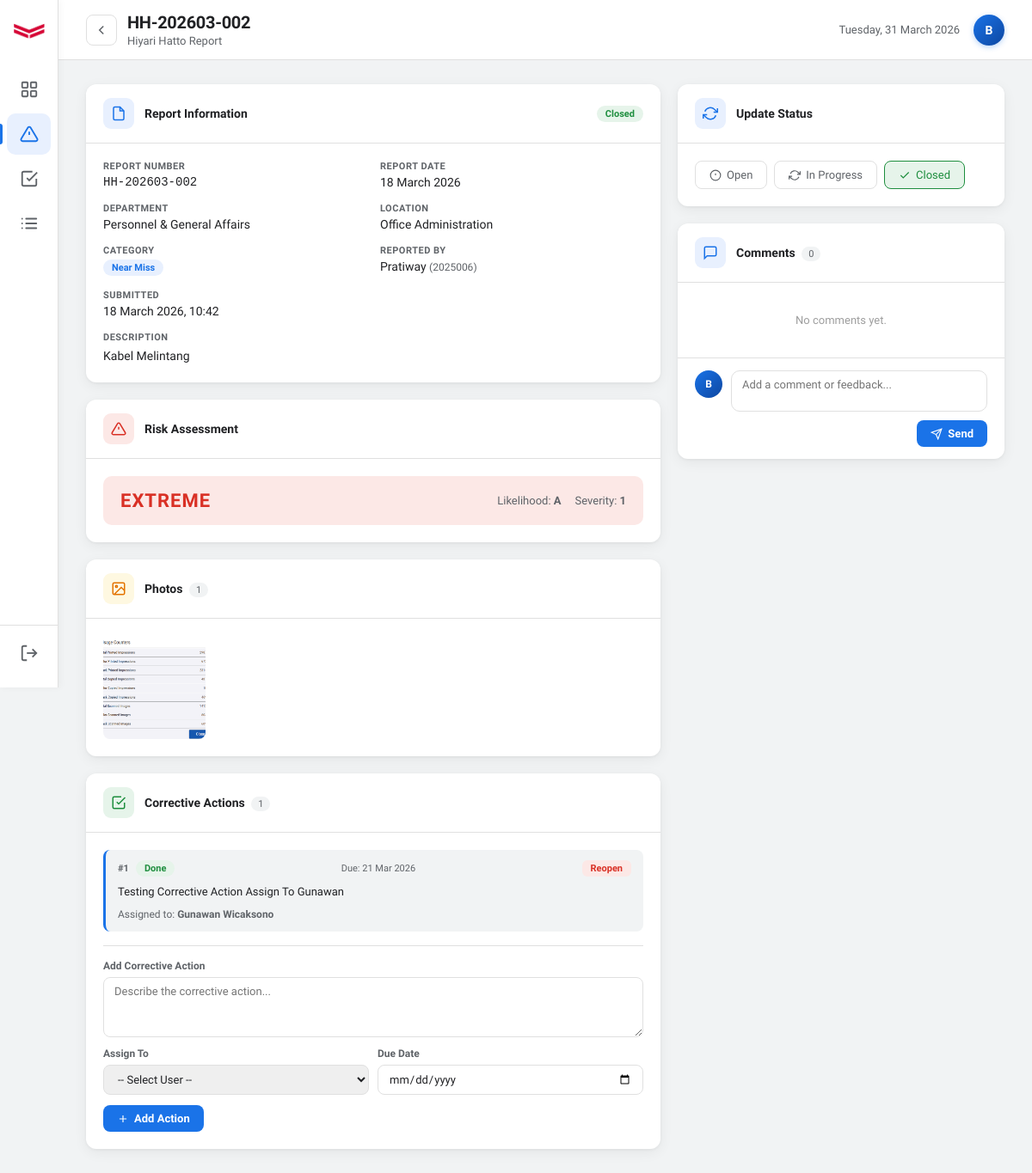
The page /hiyari/view?id=3 (signed in) on the database its author committed.
### tables this page shows
CREATE TABLE `hiyari_reports` (
  `id` int(11) NOT NULL,
  `report_number` varchar(20) NOT NULL,
  `report_date` date NOT NULL,
  `department_id` int(11) DEFAULT NULL,
  `location_id` int(11) DEFAULT NULL,
  `category` enum('unsafe_action','unsafe_condition','near_miss') DEFAULT NULL,
  `description` text DEFAULT NULL,
  `likelihood` varchar(1) DEFAULT NULL COMMENT 'A=Almost Certain B=Likely C=Moderate D=Unlikely E=Rare',
  `severity` tinyint(4) DEFAULT NULL COMMENT '1=Insignificant 2=Minor 3=Moderate 4=Major 5=Catastrophic',
  `risk_level` enum('low','medium','high','extreme') DEFAULT NULL,
  `status` enum('open','in_progress','closed') NOT NULL DEFAULT 'open',
  `created_by` int(11) DEFAULT NULL,
  `created_at` datetime NOT NULL DEFAULT current_timestamp(),
  `updated_at` datetime DEFAULT NULL ON UPDATE current_timestamp()
);

CREATE TABLE `departments` (
  `id` int(11) NOT NULL,
  `code` varchar(10) NOT NULL,
  `name` varchar(100) NOT NULL,
  `head_id` int(11) DEFAULT NULL,
  `description` text DEFAULT NULL,
  `is_active` tinyint(1) NOT NULL DEFAULT 1,
  `created_at` datetime NOT NULL DEFAULT current_timestamp(),
  `updated_at` datetime NOT NULL DEFAULT current_timestamp() ON UPDATE current_timestamp()
);

CREATE TABLE `locations` (
  `id` int(11) NOT NULL,
  `code` varchar(10) NOT NULL,
  `name` varchar(100) NOT NULL,
  `description` text DEFAULT NULL,
  `is_active` tinyint(1) NOT NULL DEFAULT 1,
  `created_at` datetime NOT NULL DEFAULT current_timestamp(),
  `updated_at` datetime NOT NULL DEFAULT current_timestamp() ON UPDATE current_timestamp()
);

CREATE TABLE `users` (
  `id` int(11) NOT NULL,
  `employee_id` varchar(20) NOT NULL,
  `name` varchar(100) NOT NULL,
  `email` varchar(100) NOT NULL,
  `password` varchar(255) NOT NULL,
  `department_id` int(11) DEFAULT NULL,
  `role` tinyint(1) NOT NULL DEFAULT 3,
  `reset_token` varchar(100) DEFAULT NULL,
  `reset_expires` datetime DEFAULT NULL,
  `is_active` tinyint(1) NOT NULL DEFAULT 1,
  `created_at` datetime NOT NULL DEFAULT current_timestamp(),
  `updated_at` datetime DEFAULT NULL ON UPDATE current_timestamp()
);

CREATE TABLE `hiyari_report_photos` (
  `id` int(11) NOT NULL,
  `report_id` int(11) NOT NULL,
  `file_path` varchar(255) NOT NULL,
  `uploaded_by` int(11) NOT NULL,
  `created_at` datetime NOT NULL DEFAULT current_timestamp()
);

CREATE TABLE `corrective_actions` (
  `id` int(11) NOT NULL,
  `report_id` int(11) NOT NULL,
  `action_desc` varchar(255) NOT NULL,
  `pic_user_id` int(11) DEFAULT NULL,
  `due_date` date DEFAULT NULL,
  `status` enum('open','progress','done') NOT NULL DEFAULT 'open',
  `created_at` datetime NOT NULL DEFAULT current_timestamp(),
  `updated_at` datetime NOT NULL DEFAULT current_timestamp() ON UPDATE current_timestamp()
);

### hiyari/view.php (the view, shortened to what the rows shown need)
<?php
require_once '../config/db.php';
$id   = (int)($_GET['id'] ?? 0);
$role = (int)$_SESSION['role'];
$uid  = (int)$_SESSION['user_id'];
$stmt = $pdo->prepare("
    SELECT r.*,
           d.name AS dept_name,
           l.name AS loc_name,
           u.name AS reporter_name,
           u.employee_id AS reporter_emp_id
    FROM hiyari_reports r
    LEFT JOIN departments d ON r.department_id = d.id
    LEFT JOIN locations   l ON r.location_id   = l.id
    LEFT JOIN users       u ON r.created_by    = u.id
    WHERE r.id = :id
");
$stmt->execute([':id' => $id]);
$report = $stmt->fetch();
$is_admin    = $role <= 2;
$photos = $pdo->prepare("SELECT * FROM hiyari_report_photos WHERE report_id = :id ORDER BY created_at");
$photos->execute([':id' => $id]);
$photos = $photos->fetchAll();
$comments = $pdo->prepare("
    SELECT c.*, u.name AS commenter_name, u.role AS commenter_role, u.employee_id AS commenter_emp_id
    FROM hiyari_report_comments c
    LEFT JOIN users u ON c.user_id = u.id
    WHERE c.report_id = :id
    ORDER BY c.created_at ASC
");
$comments->execute([':id' => $id]);
$comments = $comments->fetchAll();
$actions = $pdo->prepare("
    SELECT ca.*, u.name AS assigned_name,
           ca.action_desc AS description,
           ca.pic_user_id AS assigned_to
    FROM corrective_actions ca
    LEFT JOIN users u ON ca.pic_user_id = u.id
    WHERE ca.report_id = :id
    ORDER BY ca.created_at ASC
");
$actions->execute([':id' => $id]);
$actions = $actions->fetchAll();
$cat_labels = [
    'near_miss'        => 'Near Miss',
    'unsafe_act'       => 'Unsafe Act',
    'unsafe_condition' => 'Unsafe Condition',
];
$status_labels = ['open' => 'Open', 'in_progress' => 'In Progress', 'closed' => 'Closed'];
$status_badges = ['open' => 'badge--open', 'in_progress' => 'badge--progress', 'closed' => 'badge--closed'];
?>
<!DOCTYPE html>
<html lang="en">
<head>
  <link rel="stylesheet" href="../assets/dashboard.css"/>
  <link rel="stylesheet" href="../assets/view.css"/>
</head>
<body>
  <main class="main">
    <header class="topbar">
      <div class="topbar__left">
        <div>
          <h1 class="topbar__title"><?php echo htmlspecialchars($report['report_number']); ?></h1>
          <p class="topbar__sub">Hiyari Hatto Report</p>
        </div>
      </div>
    </header>
    <div class="content">
      <div class="view-layout">
        <div class="view-left">
          <div class="view-card">
            <div class="view-card__header">
              <div class="view-card__icon view-card__icon--blue">
                <svg viewBox="0 0 24 24" fill="none" stroke="currentColor" stroke-width="2" width="18" height="18">
                  <path d="M14 2H6a2 2 0 0 0-2 2v16a2 2 0 0 0 2 2h12a2 2 0 0 0 2-2V8z"/>
                  <polyline points="14 2 14 8 20 8"/>
                </svg>
              </div>
              <h2 class="view-card__title">Report Information</h2>
              <span class="badge <?php echo $status_badges[$report['status']] ?? ''; ?> ms-auto">
                <?php echo $status_labels[$report['status']] ?? ucfirst($report['status']); ?>
              </span>
            </div>
            <div class="view-card__body">
              <div class="info-grid">
                <div class="info-item">
                  <span class="info-label">Report Number</span>
                  <span class="info-value report-num"><?php echo htmlspecialchars($report['report_number']); ?></span>
                </div>
                <div class="info-item">
                  <span class="info-label">Report Date</span>
                  <span class="info-value"><?php echo date('d F Y', strtotime($report['report_date'])); ?></span>
                </div>
                <div class="info-item">
                  <span class="info-label">Department</span>
                  <span class="info-value"><?php echo htmlspecialchars($report['dept_name'] ?? '—'); ?></span>
                </div>
                <div class="info-item">
                  <span class="info-label">Location</span>
                  <span class="info-value"><?php echo htmlspecialchars($report['loc_name'] ?? '—'); ?></span>
                </div>
                <div class="info-item">
                  <span class="info-value">
                    <span class="badge badge--<?php echo $report['category']; ?>">
                      <?php echo $cat_labels[$report['category']] ?? $report['category']; ?>
                    </span>
                  </span>
                </div>
                <div class="info-item">
                  <span class="info-label">Reported By</span>
                  <span class="info-value"><?php echo htmlspecialchars($report['reporter_name'] ?? '—'); ?> <span style="color:var(--text-secondary);font-size:12px">(<?php echo htmlspecialchars($report['reporter_emp_id'] ?? ''); ?>)</span></span>
                </div>
                <div class="info-item">
                  <span class="info-label">Submitted</span>
                  <span class="info-value"><?php echo date('d F Y, H:i', strtotime($report['created_at'])); ?></span>
                </div>
              </div>
              <div class="info-item info-item--full">
                <span class="info-label">Description</span>
                <p class="info-desc"><?php echo nl2br(htmlspecialchars($report['description'])); ?></p>
              </div>
            </div>
          </div>
          <div class="view-card">
            <div class="view-card__header">
              <h2 class="view-card__title">Risk Assessment</h2>
            </div>
            <div class="view-card__body">
              <div class="risk-display risk-display--<?php echo $report['risk_level']; ?>">
                <div class="risk-display__level"><?php echo strtoupper($report['risk_level']); ?></div>
                <div class="risk-display__meta">
                  <span>Likelihood: <strong><?php echo $report['likelihood'] ?? '—'; ?></strong></span>
                  <span>Severity: <strong><?php echo $report['severity'] ?? '—'; ?></strong></span>
                </div>
              </div>
            </div>
          </div>
          <?php if (!empty($photos)): ?>
          <div class="view-card">
            <div class="view-card__header">
              <h2 class="view-card__title">Photos <span class="table-count"><?php echo count($photos); ?></span></h2>
            </div>
            <div class="view-card__body">
              <div class="photo-grid">
                <?php foreach ($photos as $p): ?>
                <a href="../<?php echo htmlspecialchars($p['file_path']); ?>" target="_blank" class="photo-thumb-link">
                  <img src="../<?php echo htmlspecialchars($p['file_path']); ?>" alt="Photo" class="photo-thumb-img"/>
                </a>
                <?php endforeach; ?>
              </div>
            </div>
          </div>
          <?php endif; ?>
          <div class="view-card">
            <div class="view-card__header">
              <h2 class="view-card__title">Corrective Actions <span class="table-count"><?php echo count($actions); ?></span></h2>
            </div>
            <div class="view-card__body">
              <?php if (empty($actions)): ?>
              <p class="empty-text">No corrective actions yet.</p>
              <?php else: ?>
              <div class="actions-list">
                <?php foreach ($actions as $a): ?>
                <div class="action-item">
                  <div class="action-item__header">
                    <span class="action-item__num">#<?php echo $loop ?? ($loop = 1); $loop++; ?></span>
                    <span class="badge <?php echo $a['status'] === 'done' ? 'badge--closed' : ($a['status'] === 'progress' ? 'badge--progress' : 'badge--open'); ?>">
                      <?php echo $a['status'] === 'done' ? 'Done' : ($a['status'] === 'progress' ? 'In Progress' : 'Pending'); ?>
                    </span>
                    <?php if ($a['due_date']): ?>
                    <span class="action-item__due">Due: <?php echo date('d M Y', strtotime($a['due_date'])); ?></span>
                    <?php endif; ?>
                    <?php
                    $can_update_action = $is_admin || (int)$a['assigned_to'] === $uid;
                    ?>
                    <?php if ($can_update_action): ?>
                    <div class="action-item__btns">
                      <?php if ($a['status'] === 'done' && $is_admin): ?>
                      <a href="action_update?id=<?php echo $a['id']; ?>&report_id=<?php echo $id; ?>&status=open"
                        class="action-status-btn action-status-btn--reopen"
                        onclick="return confirm('Reopen this action?')">
                        Reopen
                      </a>
                      <?php endif; ?>
                    </div>
                    <?php endif; ?>
                  </div>
                  <p class="action-item__desc"><?php echo nl2br(htmlspecialchars($a['description'])); ?></p>
                  <?php if ($a['assigned_name']): ?>
                  <span class="action-item__assign">Assigned to: <strong><?php echo htmlspecialchars($a['assigned_name']); ?></strong></span>
                  <?php endif; ?>
                </div>
                <?php endforeach; ?>
              </div>
              <?php endif; ?>
            </div>
          </div>
        </div>
        <div class="view-right">
          <?php if ($is_admin): ?>
          <div class="view-card">
            <div class="view-card__header">
              <h2 class="view-card__title">Update Status</h2>
            </div>
          </div>
          <?php endif; ?>
          <div class="view-card view-card--comments">
            <div class="view-card__header">
              <h2 class="view-card__title">Comments <span class="table-count"><?php echo count($comments); ?></span></h2>
            </div>
          </div>
        </div>
      </div>
    </div>
  </main>
</body>
</html>

### rows shown on the page
hiyari_reports: report_number "HH-202603-002", status "Closed", report_date "18 March 2026", department.name "Personnel & General Affairs", location.name "Office Administration", category "Near Miss", created_by.name "Pratiway", created_by.employee_id "2025006", created_at "18 March 2026, 10:42", description "Kabel Melintang", risk_level "EXTREME", likelihood "A", severity "1"
hiyari_report_photos: file_path (picture)
corrective_actions: loop "1", status "Done", due_date "21 Mar 2026", action_desc "Testing Corrective Action Assign To Gunawan", pic_user.name "Gunawan Wicaksono"

### other values the page prints
substr($_SESSION['name'] ?? 'U', 0, 1) "B"
count($photos) "1"
count($actions) "1"
count($comments) "0"
